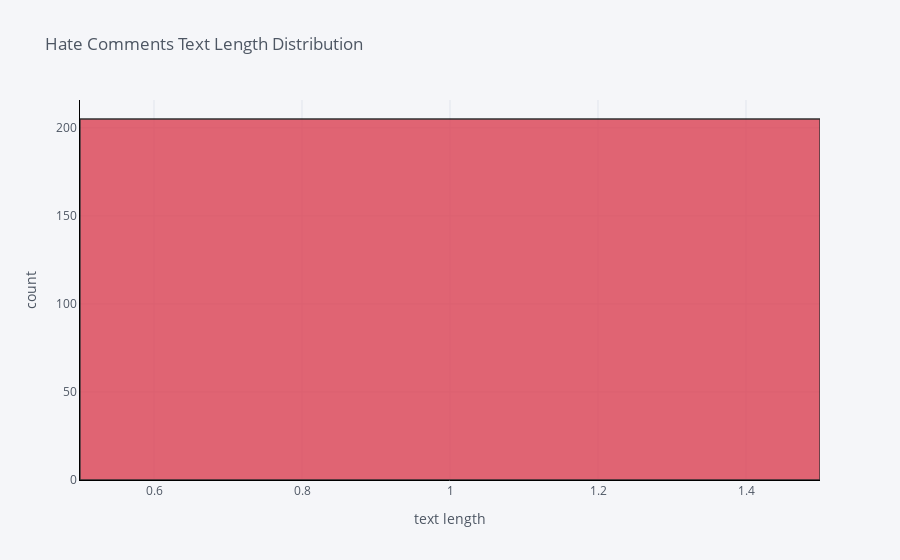
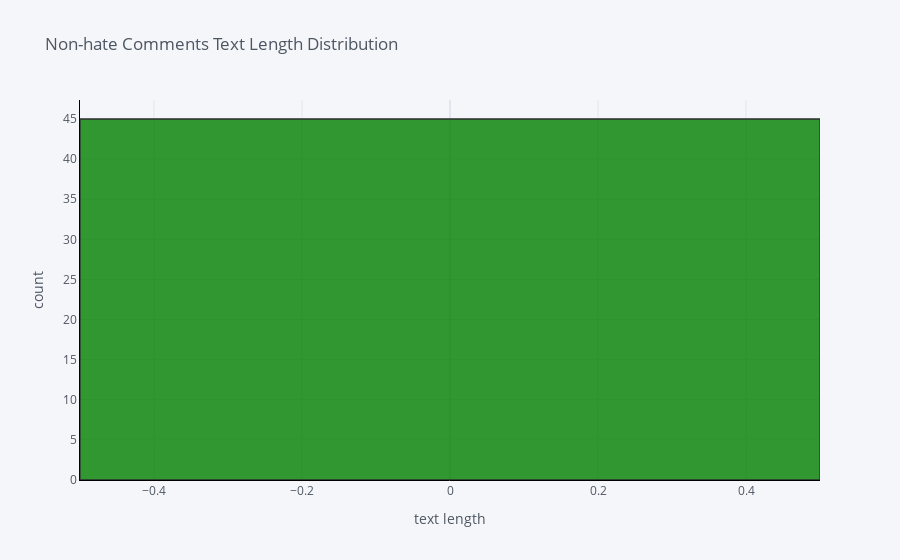

The notebook cell saved with these charts, in order:
### Code cell
df_hate['Labels'].iplot(
    kind='hist',
    bins=100,
    xTitle='text length',
    linecolor='black',
    color='red',
    yTitle='count',
    title='Hate Comments Text Length Distribution')

df_nonhate['Labels'].iplot(
    kind='hist',
    bins=100,
    xTitle='text length',
    linecolor='black',
    color='green',
    yTitle='count',
    title='Non-hate Comments Text Length Distribution')

### Figure 1 — Plotly figure (JSON) as saved in the notebook; plotly's stock layout.template omitted (floating-point values rounded to 4 significant figures; data arrays with more than 128 entries replaced by an {"elided": "..."} marker saying what was removed)
{"data": [{"histfunc": "count", "histnorm": "", "marker": {"color": "rgba(219, 64, 82, 1.0)", "line": {"color": "#000000", "width": 1.3}}, "name": "Labels", "nbinsx": 100, "opacity": 0.8, "orientation": "v", "type": "histogram", "x": {"elided": "205 int values"}}], "layout": {"barmode": "overlay", "legend": {"bgcolor": "#F5F6F9", "font": {"color": "#4D5663"}}, "paper_bgcolor": "#F5F6F9", "plot_bgcolor": "#F5F6F9", "title": {"font": {"color": "#4D5663"}, "text": "Hate Comments Text Length Distribution"}, "xaxis": {"gridcolor": "#E1E5ED", "linecolor": "black", "showgrid": true, "tickfont": {"color": "#4D5663"}, "title": {"font": {"color": "#4D5663"}, "text": "text length"}, "zerolinecolor": "#E1E5ED"}, "yaxis": {"gridcolor": "#E1E5ED", "linecolor": "black", "showgrid": true, "tickfont": {"color": "#4D5663"}, "title": {"font": {"color": "#4D5663"}, "text": "count"}, "zerolinecolor": "#E1E5ED"}}}

### Figure 2 — Plotly figure (JSON) as saved in the notebook; plotly's stock layout.template omitted (floating-point values rounded to 4 significant figures)
{"data": [{"histfunc": "count", "histnorm": "", "marker": {"color": "rgba(0, 128, 0, 1.0)", "line": {"color": "#000000", "width": 1.3}}, "name": "Labels", "nbinsx": 100, "opacity": 0.8, "orientation": "v", "type": "histogram", "x": [0, 0, 0, 0, 0, 0, 0, 0, 0, 0, 0, 0, 0, 0, 0, 0, 0, 0, 0, 0, 0, 0, 0, 0, 0, 0, 0, 0, 0, 0, 0, 0, 0, 0, 0, 0, 0, 0, 0, 0, 0, 0, 0, 0, 0]}], "layout": {"barmode": "overlay", "legend": {"bgcolor": "#F5F6F9", "font": {"color": "#4D5663"}}, "paper_bgcolor": "#F5F6F9", "plot_bgcolor": "#F5F6F9", "title": {"font": {"color": "#4D5663"}, "text": "Non-hate Comments Text Length Distribution"}, "xaxis": {"gridcolor": "#E1E5ED", "linecolor": "black", "showgrid": true, "tickfont": {"color": "#4D5663"}, "title": {"font": {"color": "#4D5663"}, "text": "text length"}, "zerolinecolor": "#E1E5ED"}, "yaxis": {"gridcolor": "#E1E5ED", "linecolor": "black", "showgrid": true, "tickfont": {"color": "#4D5663"}, "title": {"font": {"color": "#4D5663"}, "text": "count"}, "zerolinecolor": "#E1E5ED"}}}
